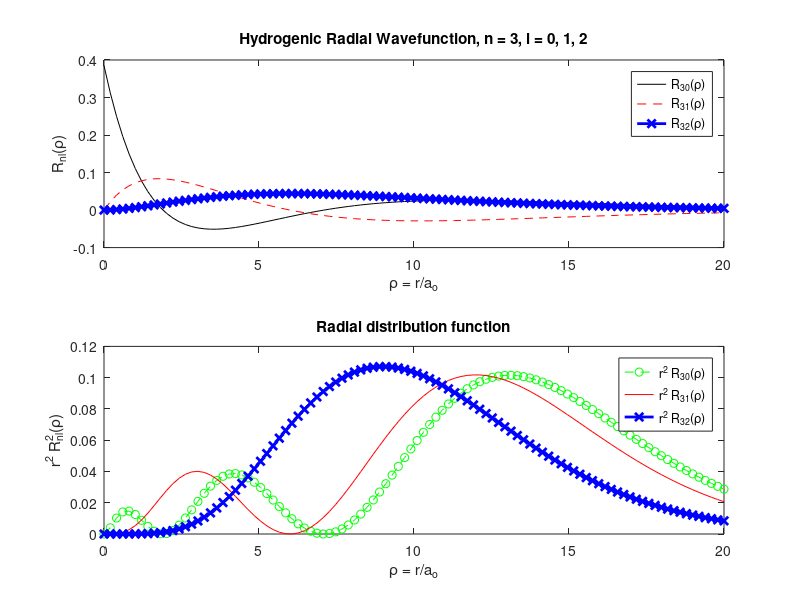

Write the MATLAB code that produced this figure.
%copyright by J. E Hasbun and T. Datta
% ch11_dorbital_radial.m

% Hydrogenic radial wavefunction code

% Creating the grid points
rho = linspace(0,20,100);

% Defining the expressions for the radial wavefunction using Table 11.4
% in Chapter 11
% Note: Radial wavefunctions scaled by rho = r/a_o
% Note: Atomic nunmber Z is set to one

Rthreezero = ((2/(3^(3/2))))*(1 - (2/3)*rho + ...
    (2/27)*(rho.*rho)).*exp(-rho/3);               % R_30(r)(3s)
Rthreeone = (4*sqrt(2)/9)*((1/(3^(3/2))))*...
    (1 - rho/6).*rho.*exp(-rho/3);                 % R_31(r)(3p)
Rthreetwo = (4/(27*sqrt(10)))*((1/(3^(3/2))))*rho.*rho...
            .*exp(-rho/3);                         % R_32(r)(3d)

% Radial distribution function. Note the multiplicative r^2 factor in front
% of Rnl(r).

Rthreezerosq = rho.*rho.*Rthreezero.*Rthreezero;          % r^2 R^2_30(r)
Rthreeonesq = rho.*rho.*Rthreeone.*Rthreeone;             % r^2 R^2_31(r)
Rthreetwosq = rho.*rho.*Rthreetwo.*Rthreetwo;             % r^2 R^2_32(r)

% Plotting the n = 3 radial wavefunction
subplot(2,1,1);
plot(rho,Rthreezero,'-k',rho,Rthreeone,'--r',rho,Rthreetwo,'-xb','LineWidth',2);
xlabel('\rho = r/a_{o}')
ylabel('R_{nl}(\rho)')
legend('R_{30}(\rho)','R_{31}(\rho)','R_{32}(\rho)')
title('Hydrogenic Radial Wavefunction, n = 3, l = 0, 1, 2')

% Plotting the radial distrubution functions
subplot(2,1,2)
plot(rho,Rthreezerosq,'o--g',rho,Rthreeonesq,'-r',rho,Rthreetwosq,'-xb',...
    'LineWidth',2);
xlabel('\rho = r/a_{o}')
ylabel('r^2 R^{2}_{nl}(\rho)')
legend('r^2 R_{30}(\rho)','r^2 R_{31}(\rho)','r^2 R_{32}(\rho)');
title('Radial distribution function')
